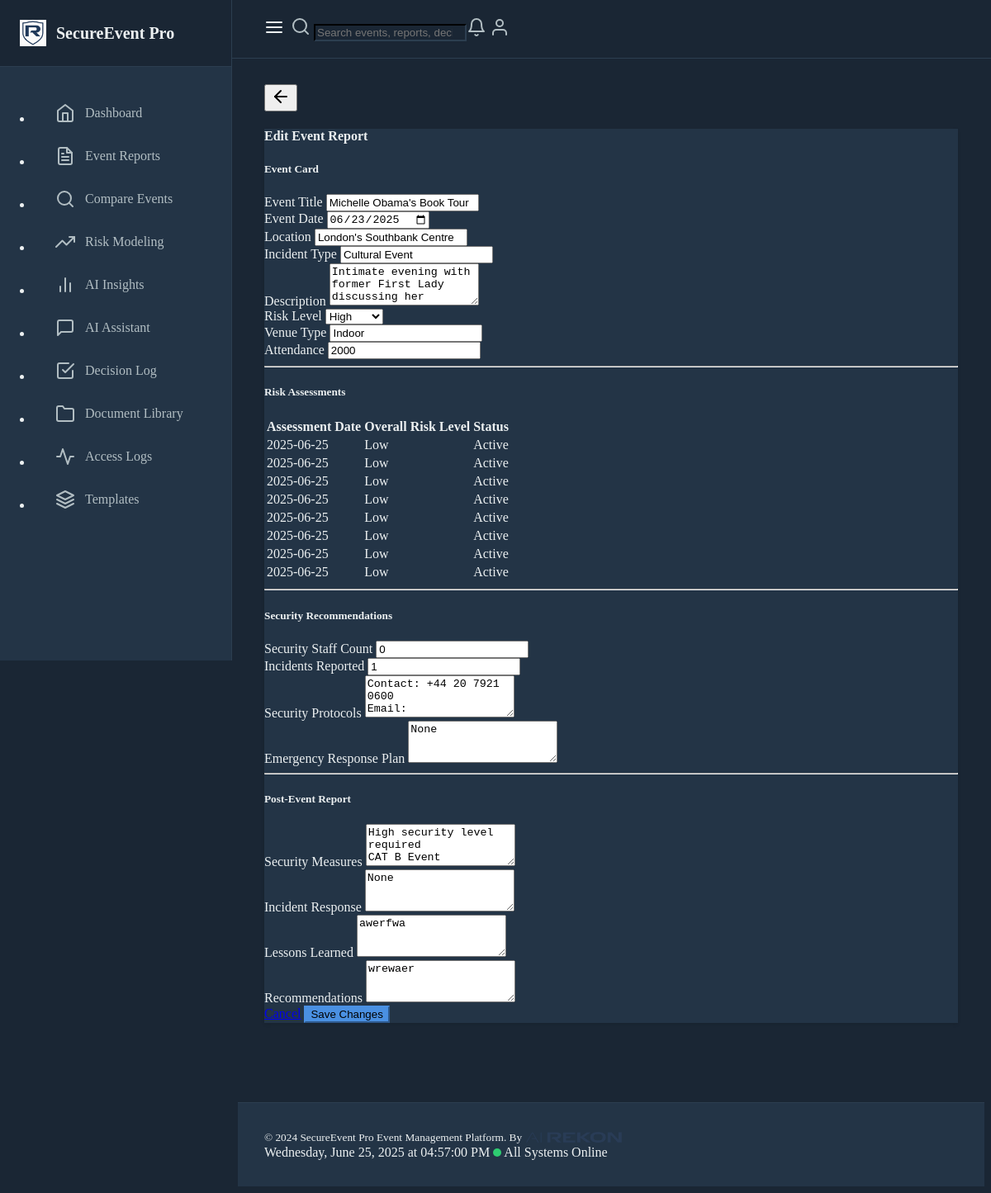
The page /edit-event-report/1 on the database as committed earlier.
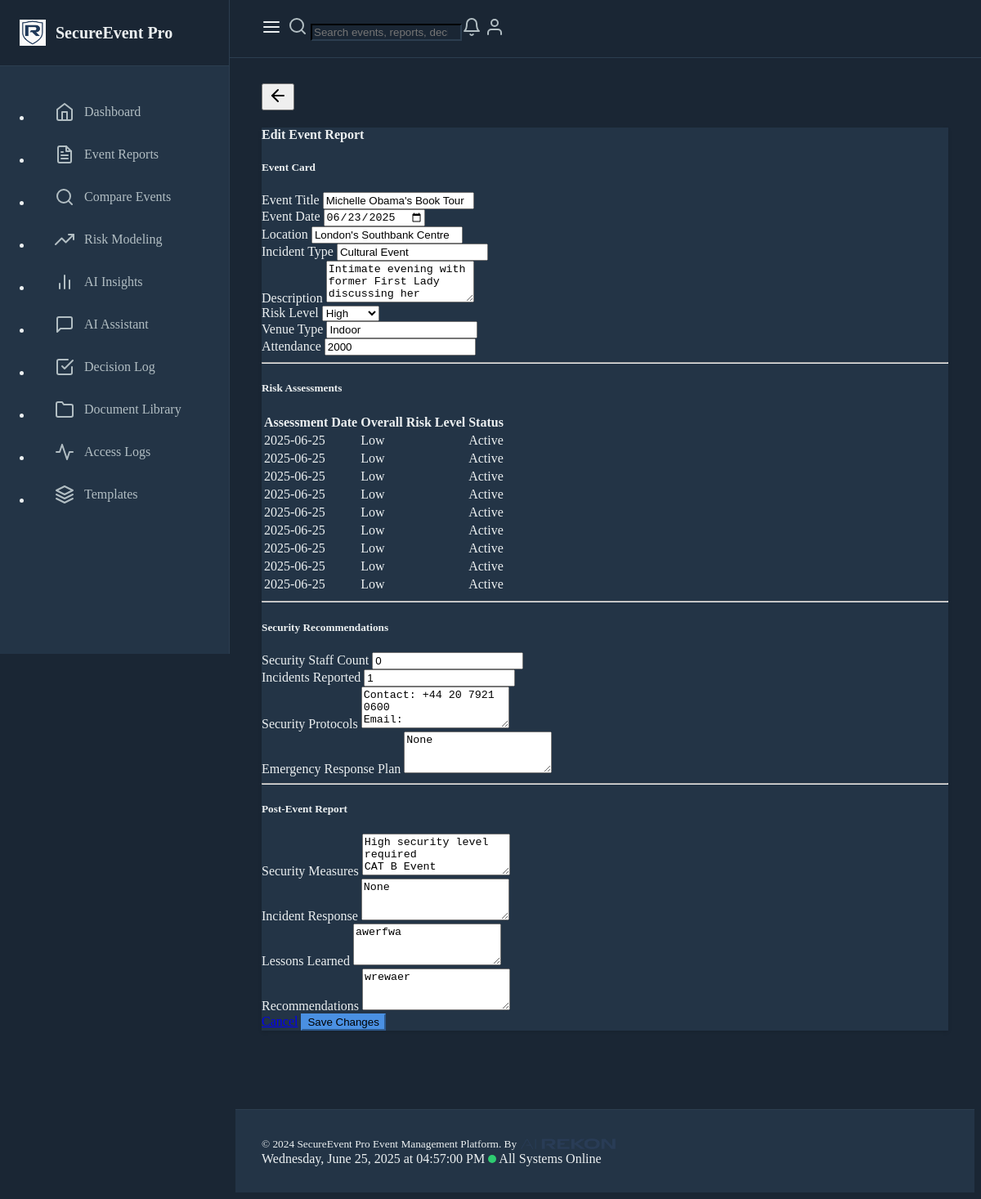
The same page on the database as committed later.
### models.py (models this page shows, shortened)
class EventReport(db.Model):
    id = db.Column(db.Integer, primary_key=True)
    title = db.Column(db.String(200), nullable=False)
    date = db.Column(db.DateTime, nullable=False)
    location = db.Column(db.String(200), nullable=False)
    description = db.Column(db.Text, nullable=False)
    risk_level = db.Column(db.String(50), nullable=False)
    incident_type = db.Column(db.String(100), nullable=False)
    created_at = db.Column(db.DateTime, default=datetime.utcnow)
    venue_type = db.Column(db.String(50))
    security_staff_count = db.Column(db.Integer, default=0)
    security_staff_roles = db.Column(db.JSON, default=dict)
    incidents_reported = db.Column(db.Integer, default=0)
    incident_summary = db.Column(db.Text)
    attendance = db.Column(db.Integer)
    security_measures = db.Column(db.Text)
    incident_response = db.Column(db.Text)
    lessons_learned = db.Column(db.Text)
    recommendations = db.Column(db.Text)
    security_protocols = db.Column(db.Text)
    emergency_response_plan = db.Column(db.Text)
    post_event_analysis = db.Column(db.Text)
    activity_logs = db.relationship('ActivityLog', backref='event_report', lazy=True)
    estimated_risk_level = db.Column(db.String(50))
    risk_assessments = db.relationship('RiskAssessment', backref='event_report', lazy=True)

class RiskAssessment(db.Model):
    id = db.Column(db.Integer, primary_key=True)
    event_report_id = db.Column(db.Integer, db.ForeignKey('event_report.id'), nullable=False)
    assessment_date = db.Column(db.DateTime, default=datetime.utcnow)
    risk_factors = db.Column(db.JSON, default=list)
    overall_risk_level = db.Column(db.String(50), nullable=False)
    assessor_notes = db.Column(db.Text)
    mitigation_measures = db.Column(db.JSON, default=list)
    residual_risk_level = db.Column(db.String(50))
    review_date = db.Column(db.DateTime)
    status = db.Column(db.String(50), default='Active')

### routes.py (the view, shortened to what this page needs)
@app.route("/edit-event-report/<int:report_id>", methods=["GET", "POST"])
def edit_event_report(report_id):
    report = EventReport.query.get_or_404(report_id)
    return render_template("create_event_report.html", report=report)

### templates/create_event_report.html (shortened to what this page needs)
{% extends "base.html" %}
{% block content %}
<div class="container mt-4">
    <div class="card">
        <div class="card-header">
            <h4 class="mb-0">{{ 'Edit Event Report' if report else 'Create New Event Report' }}</h4>
        </div>
        <div class="card-body">
            <h5 class="mb-3">Event Card</h5>
            <form action="{% if report %}{{ url_for('edit_event_report', report_id=report.id) }}{% else %}{{ url_for('create_event_report') }}{% endif %}" method="POST">
                <div class="row">
                    <div class="col-md-6 mb-3">
                        <label for="title" class="form-label">Event Title</label>
                        <input type="text" class="form-control" id="title" name="title" value="{{ report.title if report else '' }}" required>
                    </div>
                    <div class="col-md-6 mb-3">
                        <label for="date" class="form-label">Event Date</label>
                        <input type="date" class="form-control" id="date" name="date" value="{{ report.date.strftime('%Y-%m-%d') if report else '' }}" required>
                    </div>
                </div>
                <div class="row">
                    <div class="col-md-6 mb-3">
                        <label for="location" class="form-label">Location</label>
                        <input type="text" class="form-control" id="location" name="location" value="{{ report.location if report else '' }}" required>
                    </div>
                    <div class="col-md-6 mb-3">
                        <label for="incident_type" class="form-label">Incident Type</label>
                        <input type="text" class="form-control" id="incident_type" name="incident_type" value="{{ report.incident_type if report else '' }}" required>
                    </div>
                </div>
                <div class="mb-3">
                    <label for="description" class="form-label">Description</label>
                    <textarea class="form-control" id="description" name="description" rows="3" required>{{ report.description if report else '' }}</textarea>
                </div>
                <div class="row">
                    <div class="col-md-4 mb-3">
                        <label for="risk_level" class="form-label">Risk Level</label>
                        <select class="form-select" id="risk_level" name="risk_level" required>
                            {% for level in ['Low','Medium','High'] %}
                            <option value="{{ level }}" {% if report and report.risk_level==level %}selected{% endif %}>{{ level }}</option>
                            {% endfor %}
                        </select>
                    </div>
                    <div class="col-md-4 mb-3">
                        <label for="venue_type" class="form-label">Venue Type</label>
                        <input type="text" class="form-control" id="venue_type" name="venue_type" value="{{ report.venue_type if report else '' }}">
                    </div>
                    <div class="col-md-4 mb-3">
                        <label for="attendance" class="form-label">Attendance</label>
                        <input type="number" class="form-control" id="attendance" name="attendance" value="{{ report.attendance if report else '' }}">
                    </div>
                </div>
                <hr>
                <h5 class="mt-4">Risk Assessments</h5>
                <div class="mb-4">
                {% if report %}
                    {% if report.risk_assessments %}
                    <div class="table-responsive">
                        <table class="table table-hover">
                            <thead>
                                <tr>
                                    <th>Assessment Date</th>
                                    <th>Overall Risk Level</th>
                                    <th>Status</th>
                                </tr>
                            </thead>
                            <tbody>
                                {% for a in report.risk_assessments %}
                                <tr>
                                    <td>{{ a.assessment_date.strftime('%Y-%m-%d') }}</td>
                                    <td>
                                        <span class="badge bg-{{ 'danger' if a.overall_risk_level=='High' else 'warning' if a.overall_risk_level=='Medium' else 'success' }}">{{ a.overall_risk_level }}</span>
                                    </td>
                                    <td>{{ a.status }}</td>
                                </tr>
                                {% endfor %}
                            </tbody>
                        </table>
                    </div>
                    {% endif %}
                {% else %}
                    <div class="alert alert-warning">
                        Save the event first, then you can add detailed risk assessments.
                    </div>
                {% endif %}
                </div>
                <hr>
                <h5 class="mt-4">Security Recommendations</h5>
                <div class="row">
                    <div class="col-md-6 mb-3">
                        <label for="security_staff_count" class="form-label">Security Staff Count</label>
                        <input type="number" class="form-control" id="security_staff_count" name="security_staff_count" value="{{ report.security_staff_count if report else 0 }}">
                    </div>
                    <div class="col-md-6 mb-3">
                        <label for="incidents_reported" class="form-label">Incidents Reported</label>
                        <input type="number" class="form-control" id="incidents_reported" name="incidents_reported" value="{{ report.incidents_reported if report else 0 }}">
                    </div>
                </div>
                <div class="mb-3">
                    <label for="security_protocols" class="form-label">Security Protocols</label>
                    <textarea class="form-control" id="security_protocols" name="security_protocols" rows="3">{{ report.security_protocols if report else '' }}</textarea>
                </div>
                <div class="mb-3">
                    <label for="emergency_response_plan" class="form-label">Emergency Response Plan</label>
                    <textarea class="form-control" id="emergency_response_plan" name="emergency_response_plan" rows="3">{{ report.emergency_response_plan if report else '' }}</textarea>
                </div>
                <hr>
                <h5 class="mt-4">Post-Event Report</h5>
                <div class="mb-3">
                    <label for="security_measures" class="form-label">Security Measures</label>
                    <textarea class="form-control" id="security_measures" name="security_measures" rows="3">{{ report.security_measures if report else '' }}</textarea>
                </div>
                <div class="mb-3">
                    <label for="incident_response" class="form-label">Incident Response</label>
                    <textarea class="form-control" id="incident_response" name="incident_response" rows="3">{{ report.incident_response if report else '' }}</textarea>
                </div>
                <div class="mb-3">
                    <label for="lessons_learned" class="form-label">Lessons Learned</label>
                    <textarea class="form-control" id="lessons_learned" name="lessons_learned" rows="3">{{ report.lessons_learned if report else '' }}</textarea>
                </div>
                <div class="mb-3">
                    <label for="recommendations" class="form-label">Recommendations</label>
                    <textarea class="form-control" id="recommendations" name="recommendations" rows="3">{{ report.recommendations if report else '' }}</textarea>
                </div>
                <div class="d-flex justify-content-end">
                    <a href="{{ url_for('index') }}" class="btn btn-secondary me-2">Cancel</a>
                    <button type="submit" class="btn btn-primary">{{ 'Save Changes' if report else 'Create Report' }}</button>
                </div>
            </form>
        </div>
    </div>
</div>
{% endblock %}

### templates/base.html (shortened to what this page needs)
<!DOCTYPE html>
<html lang="en" data-bs-theme="dark">
<head>
    <link href="https://cdn.replit.com/agent/bootstrap-agent-dark-theme.min.css" rel="stylesheet">
    <link href="https://cdn.jsdelivr.net/npm/feather-icons/dist/feather.min.css" rel="stylesheet">
</head>
<body>
    <div class="sidebar" id="sidebar">
        <div class="sidebar-header">
            <a href="/" class="sidebar-brand">
                <img src="{{ url_for('static', filename='img/SEP_logo.png') }}" alt="SEP Logo" style="height: 32px; width: 32px;">
                <span>SecureEvent Pro</span>
            </a>
        </div>
        <nav class="sidebar-nav">
            <ul class="nav flex-column">
                <li class="nav-item">
                    <a class="nav-link {{ 'active' if request.endpoint == 'dashboard' }}" href="{{ url_for('dashboard') }}">
                        <i data-feather="home"></i>
                        <span>Dashboard</span>
                    </a>
                </li>
                <li class="nav-item">
                    <a class="nav-link {{ 'active' if request.endpoint == 'index' }}" href="{{ url_for('index') }}">
                        <i data-feather="file-text"></i>
                        <span>Event Reports</span>
                    </a>
                </li>
                <li class="nav-item">
                    <a class="nav-link {{ 'active' if request.endpoint == 'comparative_search' }}" href="{{ url_for('comparative_search') }}">
                        <i data-feather="search"></i>
                        <span>Compare Events</span>
                    </a>
                </li>
                <li class="nav-item">
                    <a class="nav-link {{ 'active' if request.endpoint == 'modeling' }}" href="{{ url_for('modeling') }}">
                        <i data-feather="trending-up"></i>
                        <span>Risk Modeling</span>
                    </a>
                </li>
                <li class="nav-item">
                    <a class="nav-link {{ 'active' if request.endpoint == 'insights' }}" href="{{ url_for('insights') }}">
                        <i data-feather="bar-chart-2"></i>
                        <span>AI Insights</span>
                    </a>
                </li>
                <li class="nav-item">
                    <a class="nav-link {{ 'active' if request.endpoint == 'chat' }}" href="{{ url_for('chat') }}">
                        <i data-feather="message-square"></i>
                        <span>AI Assistant</span>
                    </a>
                </li>
                <li class="nav-item">
                    <a class="nav-link {{ 'active' if request.path == url_for('decision_log') }}" href="{{ url_for('decision_log') }}">
                        <i data-feather="check-square"></i>
                        <span>Decision Log</span>
                    </a>
                </li>
                <li class="nav-item">
                    <a class="nav-link {{ 'active' if request.path == url_for('document_library') }}" href="{{ url_for('document_library') }}">
                        <i data-feather="folder"></i>
                        <span>Document Library</span>
                    </a>
                </li>
                <li class="nav-item">
                    <a class="nav-link {{ 'active' if request.path == url_for('view_access_logs') }}" href="{{ url_for('view_access_logs') }}">
                        <i data-feather="activity"></i>
                        <span>Access Logs</span>
                    </a>
                </li>
                <li class="nav-item">
                    <a class="nav-link {{ 'active' if request.endpoint == 'list_templates' }}" href="{{ url_for('list_templates') }}">
                        <i data-feather="layers"></i>
                        <span>Templates</span>
                    </a>
                </li>
            </ul>
        </nav>
    </div>
    <div class="flex-grow-1">
        <header class="top-header" id="topHeader">
            <button class="sidebar-toggle-btn" id="sidebarToggle">
                <i data-feather="menu"></i>
            </button>
            <div class="header-search flex-grow-1 mx-3 mx-md-4">
                <form class="d-flex" role="search">
                    <div class="input-group">
                        <span class="input-group-text bg-transparent border-end-0" id="search-addon"><i data-feather="search"></i></span>
                        <input class="form-control border-start-0" type="search" placeholder="Search events, reports, decisions..." aria-label="Search" aria-describedby="search-addon">
                    </div>
                </form>
            </div>
            <div class="header-actions d-flex align-items-center gap-3">
                <a href="#" class="nav-link"><i data-feather="bell"></i></a>
                <a href="#" class="nav-link"><i data-feather="user"></i></a>
            </div>
        </header>
        <main class="main-content" id="mainContent">
            <div class="d-flex align-items-center gap-2 mb-4">
                <button id="backButton" type="button" class="btn btn-outline-secondary btn-sm" onclick="window.history.back()" aria-label="Go back">
                    <i data-feather="arrow-left"></i>
                </button>
            </div>
            {% block content %}{% endblock %}
        </main>
        <footer class="footer" id="footer">
            <div class="container-fluid d-flex justify-content-between align-items-center">
                <small>&copy; 2024 SecureEvent Pro Event Management Platform. By <img src="{{ url_for('static', filename='img/AIR_logo_new_trans_min.png') }}" alt="AI Rekon Logo" style="height: 14px; vertical-align: middle; margin-bottom: 2px;"></small>
                <div class="d-flex align-items-center gap-3">
                    <span id="current-date-time"></span>
                    <span class="status-indicator"></span>
                    <span>All Systems Online</span>
                </div>
            </div>
        </footer>
    </div>
</body>
</html>

Rows that differ between the two databases and show on the page:
added RiskAssessment: assessment_date "2025-06-25", overall_risk_level "Low", status "Active"
